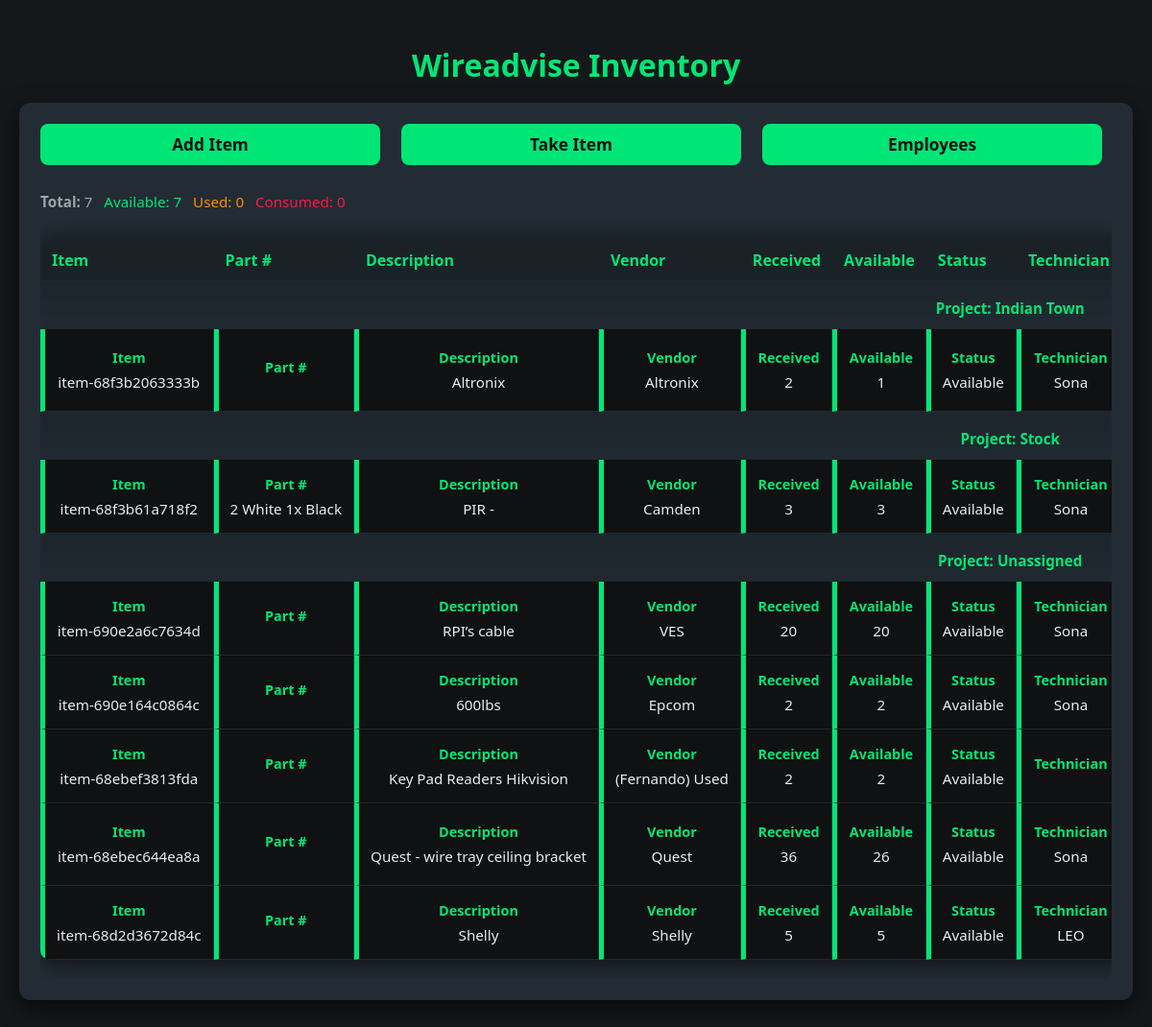
The page / on the database its author committed.
### tables this page shows
CREATE TABLE items (
    id INTEGER PRIMARY KEY AUTOINCREMENT,
    item_id TEXT UNIQUE,
    barcode TEXT,
    description TEXT,
    vendor TEXT,
    quantity_received INTEGER,
    quantity_available INTEGER,
    date_received TEXT,
    storage_location TEXT,
    status TEXT DEFAULT 'Available',
    assigned_technician TEXT,
    date_deployed TEXT,
    job_location TEXT
, project TEXT, vehicle TEXT, part_number TEXT, location TEXT);

### index.php (the view, shortened to what this page needs)
<?php
require_once 'db.php';
$items = $db->query("SELECT * FROM items ORDER BY id DESC")->fetchAll(PDO::FETCH_ASSOC);
$total = count($items);
$available = count(array_filter($items, fn($i) => strtolower($i['status']) === 'available'));
$assigned = count(array_filter($items, fn($i) => strtolower($i['status']) === 'assigned' || strtolower($i['status']) === 'in field'));
$used = count(array_filter($items, fn($i) => strtolower($i['status']) === 'used'));
$grouped = [];
foreach ($items as $it) {
    $key = trim($it['project'] ?? '');
    if ($key === '') $key = 'Unassigned';
    if (!isset($grouped[$key])) $grouped[$key] = [];
    $grouped[$key][] = $it;
}
uksort($grouped, function($a, $b){
    if ($a === 'Unassigned' && $b !== 'Unassigned') return 1;
    if ($b === 'Unassigned' && $a !== 'Unassigned') return -1;
    return strcasecmp($a, $b);
});
?>
<!DOCTYPE html>
<html lang="sk">
<head>
  <link rel="stylesheet" href="assets/style.css">
</head>
<body>
  <div class="wrap">
    <header><h1>Wireadvise Inventory</h1></header>
    <section class="panel">
      <div class="actions">
        <a href="add_item.php" class="btn">Add Item</a>
        <a href="take_item.php" class="btn">Take Item</a>
        <a href="technicians.php" class="btn">Employees</a>
      </div>
      <div class="stats">
        <strong>Total:</strong> <?= $total ?> &nbsp;
        <span style="color:var(--accent)">Available: <?= $available ?></span> &nbsp;
        <span style="color:#ff8c00">Used: <?= $assigned ?></span> &nbsp;
        <span style="color:var(--danger)">Consumed: <?= $used ?></span>
      </div>
      <div class="table-responsive">
        <table>
          <thead>
            <tr>
              <th>Item</th>
              <th>Part #</th>
              <th class="col-desc">Description</th>
              <th>Vendor</th>
              <th>Received</th>
              <th>Available</th>
              <th>Status</th>
              <th>Technician</th>
            </tr>
          </thead>
          <tbody>
            <?php foreach ($grouped as $projectName => $list): ?>
              <tr class="project-row"><td colspan="15">Project: <?= htmlspecialchars($projectName) ?></td></tr>
              <?php foreach ($list as $item): ?>
                <tr class="<?= htmlspecialchars(strtolower($item['status'])) ?>">
                  <td class="col-item" data-label="Item"><?= htmlspecialchars($item['item_id']) ?></td>
                  <td data-label="Part #"><?= htmlspecialchars($item['part_number'] ?? '') ?></td>
                  <td class="col-desc" data-label="Description"><?= htmlspecialchars($item['description']) ?></td>
                  <td data-label="Vendor"><?= htmlspecialchars($item['vendor']) ?></td>
                  <td data-label="Received"><?= (int)$item['quantity_received'] ?></td>
                  <td data-label="Available"><?= (int)$item['quantity_available'] ?></td>
                  <td data-label="Status"><?= htmlspecialchars($item['status']) ?></td>
                  <td data-label="Technician"><?= htmlspecialchars($item['assigned_technician']) ?></td>
                </tr>
              <?php endforeach; ?>
            <?php endforeach; ?>
          </tbody>
        </table>
      </div>
    </section>
  </div>
</body>
</html>

### assets/style.css (style rules this page uses)
body { background: #181a1b; color: #eaeaea; font-family: 'Segoe UI', Arial, sans-serif; margin: 0; }
h1, h2 { text-align: center; color: #00e676; margin-top: 35px; margin-bottom: 20px; }
.actions { text-align: center; margin-bottom: 30px; }
.btn, button.btn { display: inline-block; background: #232c34; color: #00e676; padding: 12px 32px; margin: 0 10px 10px 0; border-radius: 8px; text-decoration: none; font-weight: 600; font-size: 1.08em; border: none; transition: background 0.2s, color 0.2s; cursor: pointer; }
table { width: 100%; margin: 20px 0; background: #24282e; border-radius: 10px; border-collapse: collapse; box-shadow: 0 2px 24px #000a; overflow: hidden; }
th, td { padding: 10px 8px; border-bottom: 1px solid #262a2e; text-align: center; }
th { background: #1a1e23; color: #00e676; font-weight: 700; }
tr.available td { border-left: 5px solid #00e676; }

### index.php (style rules this page uses)
:root { --bg:#14181a; --panel:#232c34; --panel-2:#1b2227; --accent:#00e676; --muted:#9aa6ab; --danger:#ff1744; --cell:#0f1112; --cell-border:#243039; }
html,body { background:var(--bg);color:#eaeaea;font-family:system-ui,-apple-system,Segoe UI,Roboto,Arial;margin:0;padding:0; }
.wrap { max-width:420px;margin:0 auto;padding:14px; }
header h1 { text-align:center;color:var(--accent);margin:8px 0 14px;font-size:1.6rem; }
.panel { background:var(--panel);border-radius:12px;padding:16px;box-shadow:0 8px 24px rgba(0,0,0,.6); }
.actions { display:flex;gap:10px;margin-bottom:12px;flex-wrap:wrap; }
.btn { flex:1 1 40%;background:var(--accent);color:#061013;border:0;border-radius:8px;padding:10px 12px;font-weight:700;text-align:center;text-decoration:none;cursor:pointer; }
.stats { margin:10px 0;color:var(--muted);font-size:0.95rem }
.table-responsive { margin-top:8px; }
table { width:100%;border-collapse:collapse; }
thead,tbody,tr,th,td { display:block;width:100%; }
thead { display:none; }
tr { margin-bottom:10px;background:var(--panel);border-radius:8px;padding:8px 0;box-shadow:0 1px 6px rgba(0,0,0,.35);overflow:hidden; }
td { display:block;padding:10px 12px;border-bottom:1px solid rgba(0,0,0,.12);font-size:0.95rem; }
td:last-child { border-bottom:0; }
td:before { content:attr(data-label);display:block;color:var(--accent);font-weight:700;margin-bottom:6px;font-size:0.9rem; }
@media (min-width:992px) { .wrap { max-width:1160px;margin:20px auto;padding:18px; } }
@media (min-width:992px) { header h1 { font-size:2rem;margin-bottom:18px; } }
@media (min-width:992px) { .panel { padding:22px; } }
@media (min-width:992px) { .actions { display:grid;grid-template-columns:repeat(3,1fr);gap:12px;margin-bottom:18px; } }
@media (min-width:992px) { .btn { flex:0 0 auto;padding:10px 14px; } }
@media (min-width:992px) { .table-responsive { overflow:auto;margin-top:10px;background:transparent;padding:0;border-radius:8px; } }
@media (min-width:992px) { table { width:100%;table-layout:auto;border-collapse:separate;border-spacing:0;background:transparent; } }
@media (min-width:992px) { thead { display:table-header-group; } }
@media (min-width:992px) { tbody { display:table-row-group; } }
@media (min-width:992px) { tr { display:table-row;margin:0;background:transparent;box-shadow:none;border-radius:0; } }
@media (min-width:992px) { th,td { display:table-cell;padding:10px 12px;vertical-align:middle;border-bottom:1px solid #222930;background:var(--cell);color:#dfeeee; } }
@media (min-width:992px) { th { color:var(--accent);font-weight:700;background:var(--panel-2);position:sticky;top:0;z-index:3;text-align:left; } }
@media (min-width:992px) { td { color:#e6eded;border-right:1px solid var(--cell-border);white-space:nowrap; } }
@media (min-width:992px) { td:last-child { border-right:none; } }
@media (min-width:992px) { .project-row td { background:linear-gradient(180deg, rgba(0,0,0,0.12), rgba(0,0,0,0.06));color:var(--accent);font-weight:800;padding:12px 14px;border-bottom:0; } }
@media (min-width:992px) { .col-desc { max-width:380px;overflow:hidden;text-overflow:ellipsis;white-space:nowrap; } }
@media (min-width:992px) { .col-item { max-width:220px;overflow:hidden;text-overflow:ellipsis;white-space:nowrap; } }

### rows shown on the page
items: item "item-68f3b2063333b", description "Altronix", vendor "Altronix", quantity_received "2", quantity_available "1", status "Available", assigned_technician "Sona"
items: item "item-68f3b61a718f2", part_number "2 White 1x Black", description "PIR -", vendor "Camden", quantity_received "3", quantity_available "3", status "Available", assigned_technician "Sona"
items: item "item-690e2a6c7634d", description "RPI’s cable", vendor "VES", quantity_received "20", quantity_available "20", status "Available", assigned_technician "Sona"
items: item "item-690e164c0864c", description "600lbs", vendor "Epcom", quantity_received "2", quantity_available "2", status "Available", assigned_technician "Sona"
items: item "item-68ebef3813fda", description "Key Pad Readers Hikvision", vendor "(Fernando) Used", quantity_received "2", quantity_available "2", status "Available"
items: item "item-68ebec644ea8a", description "Quest - wire tray ceiling bracket", vendor "Quest", quantity_received "36", quantity_available "26", status "Available", assigned_technician "Sona"
items: item "item-68d2d3672d84c", description "Shelly", vendor "Shelly", quantity_received "5", quantity_available "5", status "Available", assigned_technician "LEO"

### other values the page prints
$total "7"
$available "7"
$assigned "0"
$used "0"
$projectName "Indian Town"
$projectName "Stock"
$projectName "Unassigned"
